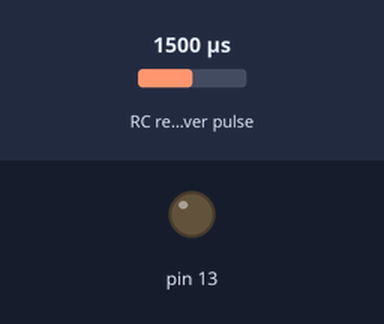
The sketch below on a simulated Arduino Uno, built with avr-gcc and run on an emulated ATmega328P. On the bench: output pins drawn as LEDs (lit = HIGH). Wiring (inferred from the names in the program): RC receiver channel: data pin 2. The inputs (shaded band) are chosen by the test bench; at power-on: RC receiver pulse 1500 µs. What the sketch prints to the serial monitor is not drawn.

Above: at 0.6 s.
Timing chart, 0 to 2.1 s (numbered marks = the images above):
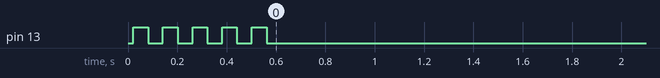

The sketch:

lettura_servo_ch_pulse_millis.ino
```cpp
/* Lettura di un canale servo della RX

   Lettura tramite la funzione pulsein
   Utilizzabile su qualunque PIN

   Il codice e' blocking fin tanto che il segnale passa da RISE a FALL
   quindi blocca per 1-2ms a ogni esecuzione. Con la variabile freq
   si imposta ogni quanto fare una lettura.


*/

#define DEBUG
#include <common.h>

unsigned long currentMillis; // timestamp reference per millis per tutto il loop

// Variabili
const byte chPin = 2; // PIN su cui e' collegato il canale
long unsigned chStamp = 0; // Timestamp per
unsigned int chIn = 1500; // Valore catturato
unsigned int chValue = 1500; // Valore computato
unsigned int freq = 200 ; // Ogni quanti millisecondi leggere il valore
int mid_point = 1500; // Punto medio per calibrazione
// Attenzione che pulsein e' blocking

void setup() {
// Funzione relativa a calibrazione: per il throttle si puo' evitare
    mid_point =  calibraTrim(chPin)  ;

#ifdef DEBUG
Serial.begin(9600); // Warning: interrupts e serial potrebbero dare problemi
#endif
} ;

void loop() {
    currentMillis = millis(); // Timestamp per tutto il loop

// Lettura ailerons channel ogni 200ms
    if (currentMillis - chStamp >= freq) {

        chIn = pulseIn(chPin, HIGH, 25000);
        if (chIn != 0 && chIn > 1000 && chIn <2000)  {
            // get only resonable values
            chValue = chIn;
            chStamp = currentMillis ;
        } ;
    };

// do something with    chValue
#ifdef DEBUG
    Serial.print(chValue);
    Serial.print(" - base: ");
    Serial.println(mid_point);
    delay(200);
#endif

}
```
